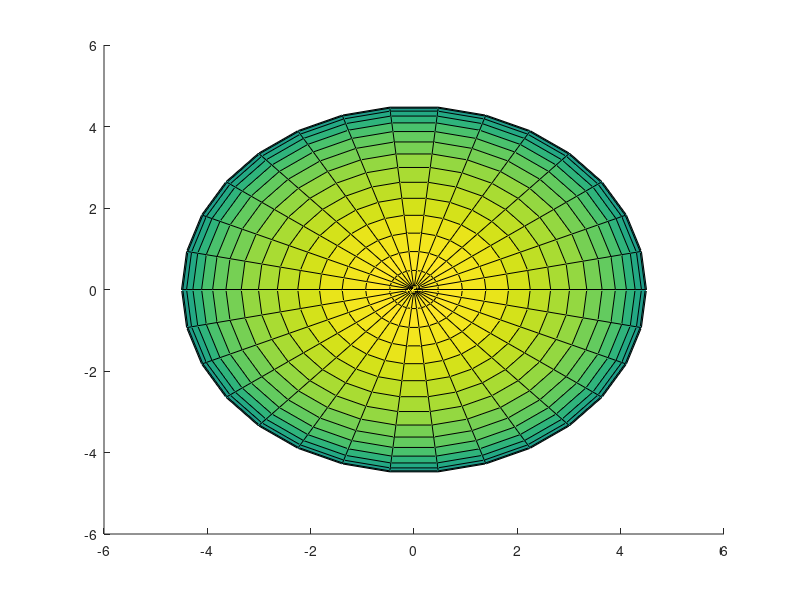

This figure's MATLAB source: (Note: this script raises an error after producing the figure.)
clear all
close all
dz=1/2;
sep=4;
path='Tex\images\src\';
global color;
color=[49/255 39/255 131/255].*1.2;
rangeyz=-4:1:4;
rangex=-4:dz:4;
rad=4.5;
[xx,yy,zz]=meshgrid(rangeyz,rangex,rangeyz);
A=xx.^2+yy.^2+zz.^2<rad^2;

B=zeros(size(A).*[sep 1 1]);
B(1:sep:size(A,1)*sep,:,:)=A;


fig1=figure(1);
hold on

[sx,sy,sz] = sphere(30);
s=surf(sx*rad,sy*rad,sz*rad);
s.FaceColor=color;
s.EdgeAlpha=0;
drawbox(-10,10,-10,10,-5,5)
axis equal
axis off
view(-15,15)
camlight right
lighting gouraud
material dull
print(strcat(path,'sphere1'),'-dpng','-r1200');

fig2=figure(2);
hold on
drawcubes(A,[dz,1,1],[dz,1,1]);
% drawbox(-10,10,-10,10,-5,5)

axis equal
axis off
view(-15,15)
camlight right
lighting gouraud
material dull
print(strcat(path,'sphere2'),'-dpng');

fig3=figure(3);
hold on
drawcubes(B,[1/4,1,1],[1/4,1,1]);
%  drawbox(-10,10,-10,10,-5*sep,5*sep)

axis equal
axis off
view(-15,15)
camlight right
lighting gouraud
material dull

print(strcat(path,'sphere3'),'-dpng');

function drawbox(x0,x1,y0,y1,z0,z1)
    x=[x0 x1 x1 x0 x0 x0;x1 x1 x0 x0 x1 x1;x1 x1 x0 x0 x1 x1;x0 x1 x1 x0 x0 x0];
    y=[y0 y0 y1 y1 y0 y0;y0 y1 y1 y0 y0 y0;y0 y1 y1 y0 y1 y1;y0 y0 y1 y1 y1 y1];
    z=[z0 z0 z0 z0 z0 z1;z0 z0 z0 z0 z0 z1;z1 z1 z1 z1 z0 z1;z1 z1 z1 z1 z0 z1];
    patch(z,y,x,'black','FaceAlpha',0,'EdgeColor','black','LineWidth',1)
end

function drawcubes(mat,sz,d)
    if nargin<2;sz=[1,1,1];end
    if nargin<3;d=sz;end
    global color;
    [ix,iy,iz] = ind2sub(size(mat),find(mat==1));
    x0=([0 1 1 0 0 0;1 1 0 0 1 1;1 1 0 0 1 1;0 1 1 0 0 0]-0.5)*sz(1);
    y0=([0 0 1 1 0 0;0 1 1 0 0 0;0 1 1 0 1 1;0 0 1 1 1 1]-0.5)*sz(2);
    z0=([0 0 0 0 0 1;0 0 0 0 0 1;1 1 1 1 0 1;1 1 1 1 0 1]-0.5)*sz(3);
    x=repmat(x0,1,numel(ix))+repmat(reshape(repmat(ix'*d(1),6,1),1,6*numel(ix)),4,1);
    y=repmat(y0,1,numel(ix))+repmat(reshape(repmat(iy'*d(2),6,1),1,6*numel(ix)),4,1);
    z=repmat(z0,1,numel(ix))+repmat(reshape(repmat(iz'*d(3),6,1),1,6*numel(ix)),4,1);
    x=x-mean(x(:));y=y-mean(y(:));z=z-mean(z(:));
    max(x(:))
    h=patch(x,y,z,color,'FaceAlpha',1,'EdgeColor','black','EdgeLighting','flat');
end